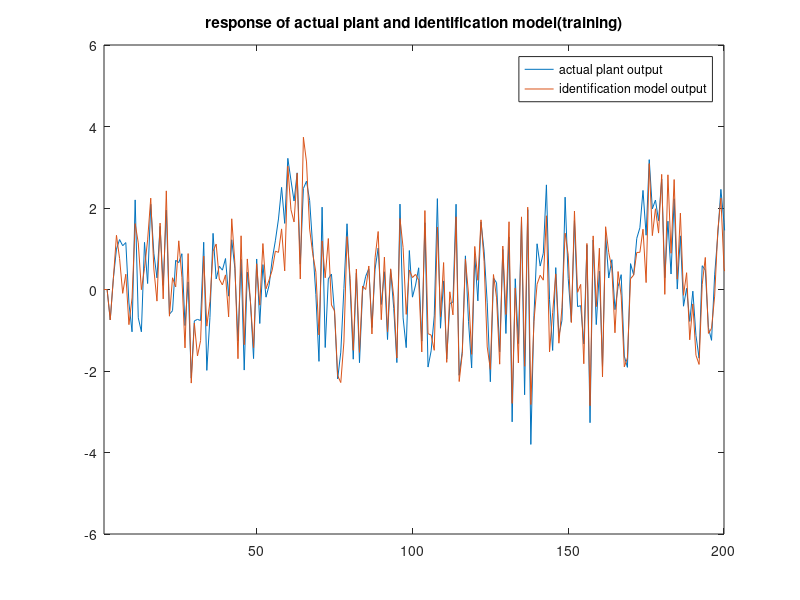
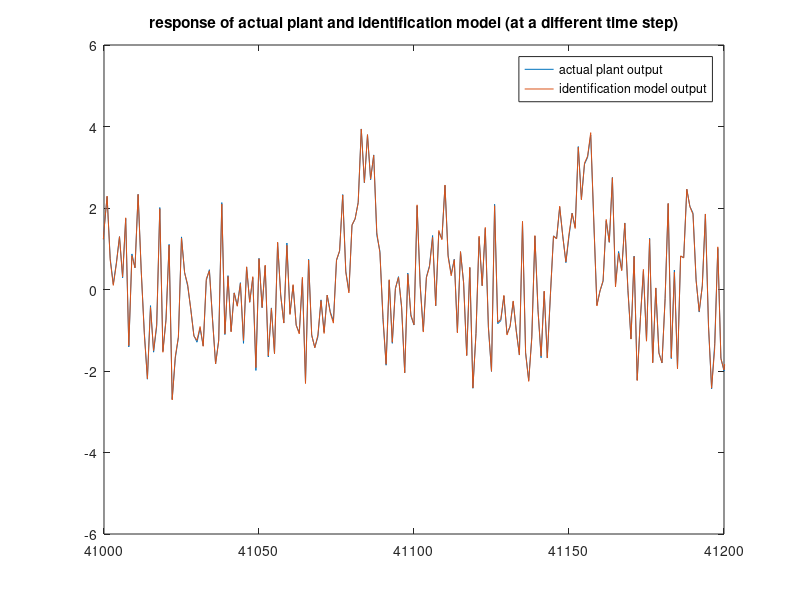
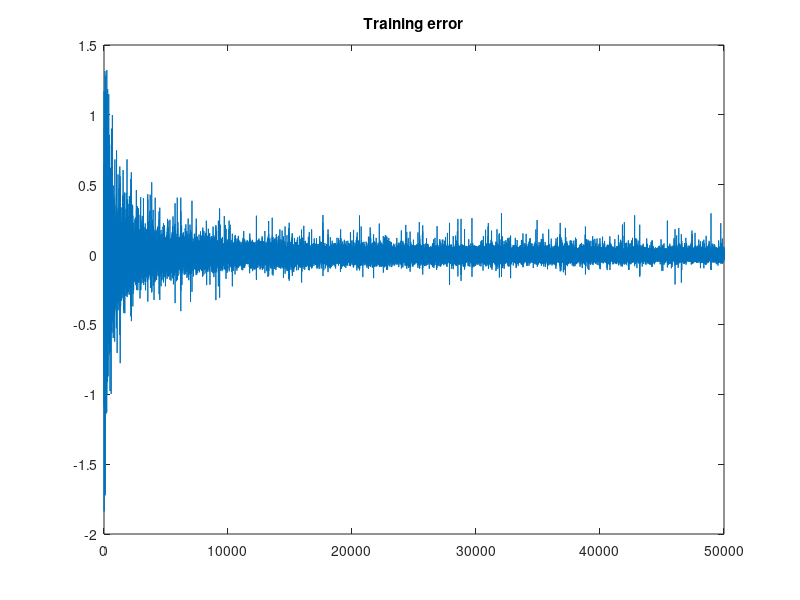
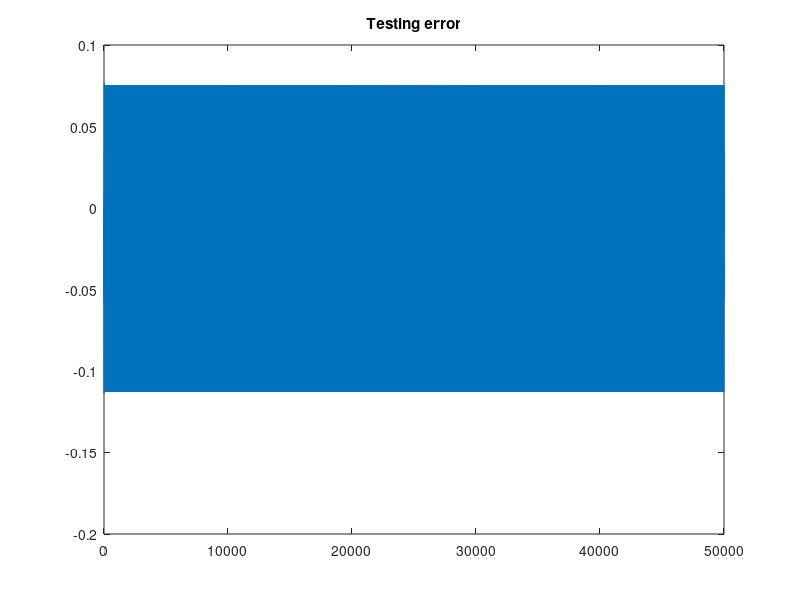

These figures' MATLAB source, in order:
clc;clear;

k=[1:50000];
f=@(x,y)(x*y*(x+2.5)/(1+x^2+y^2));
difftanh=@(x)(sech(x).^2);

NNclass=[2 50 1];
in=NNclass(1);n1=NNclass(2);out=NNclass(3);

W1=randn(in+1,n1);
W2=zeros(n1+1,out);

eta=0.01;          

yp=[0 0 zeros(1,length(k))];                  
yphat=[0 0 zeros(1,length(k))];

u=(-2+4*rand(1,length(k)+2));
error_train=zeros(1,length(k));
for i=3:length(k)+2
    yp(i)=f(yp(i-1),yp(i-2))+u(i-1);
   
    A1=[1 yp(i-1) yp(i-2)]*W1;
    y1=tanh(A1);
    A2=[1 y1]*W2;
    N=A2;
    
    yphat(i)=N+u(i-1);
    e=-(yphat(i)-yp(i));
    
    del2=e;
    del1=difftanh(A1).*(del2*W2(2:end,:)');
    Jw2=[1 y1]'*del2; 
    Jw1=[1 yp(i-1) yp(i-2)]'*del1;
    
    W2=W2+eta*Jw2;
    W1=W1+eta*Jw1;
    error_train(i-2)=e;
end
%%{
plot(yp)
hold on
plot(yphat)
xlim([1 200])
title('response of actual plant and identification model(training)');
legend('actual plant output','identification model output');
%saveas(gcf,'C:/Users/tarun/Documents/id/figs/ex2/bpa1/train1.png')
%%
%plot different time step
figure;
plot(yp)
hold on;
plot(yphat)
xlim([41000 41200])
title('response of actual plant and identification model (at a different time step)');
legend('actual plant output','identification model output');
%saveas(gcf,'C:/Users/tarun/Documents/id/figs/ex2/bpa1/train2.png')
%%
%Performance Measure
figure;
plot(error_train)
title('Training error')
%}
rmse1=rms(error_train(1:10000));
rmse2=rms(error_train(10001:end));
%rmstrain1(q)=rmse1;
%rmstrain2(q)=rmse2;
%%{
fprintf('Training RMS error 1 = %f\n',rmse1);
fprintf('Training RMS error 2 = %f\n\n',rmse2);
disp('Variance Accounted For (training)');
%}
VAF=(1-var(yp-yphat)/var(yp))*100;
%VAFtrain(q)=VAF;
%%{
disp(VAF);
%saveas(gcf,'C:/Users/tarun/Documents/id/figs/ex2/bpa1/error_train.png')
%%
%saving weights and biases
save('WeightsH1_NP90_ex2b_one_layer','W1','W2');
disp('saved');
%%
clear;
%loading weights and biases
load('WeightsH1_NP90_ex2b_one_layer');
disp('loaded');
%%
%}
k=1:50000;
f=@(x,y)(x*y*(x+2.5)/(1+x^2+y^2));
difftanh=@(x)(sech(x));

b=normrnd(0,2,1,1);
a=normrnd(0,2,1,1);
yp=[b a zeros(1,length(k))];                  
yphat=[b a zeros(1,length(k))];
error_test=zeros(1,length(k));
for i=3:length(k)+2
    u=sin(2*pi*(i-3)/25);   
    yp(i)=f(yp(i-1),yp(i-2))+u;
    
    A1=[1 yphat(i-1) yphat(i-2)]*W1;
    y1=tanh(A1);
    A2=[1 y1]*W2;
    N=A2;
    
    yphat(i)=N+u;
    e=-(yphat(i)-yp(i));
    error_test(i-2)=e;
end
%%
%Performance Measures
%%{
figure;
plot(error_test)
title('Testing error');
%}
rmse1=rms(error_test(1:1000));
rmse2=rms(error_test(1001:end));
%rmstest1(q)=rmse1;
%rmstest2(q)=rmse2;
%%{
fprintf('Testing RMS error 1 = %f\n',rmse1);
fprintf('Testing RMS error 2 = %f\n\n',rmse2);
disp('Variance Accounted For (testing)');
%}
VAF=(1-var(yp-yphat)/var(yp))*100;
%VAFtest(q)=VAF;
%%{
disp(VAF);
%saveas(gcf,'C:/Users/tarun/Documents/id/figs/ex2/bpa1/error_test.png')
%%
figure;
plot(yp);
hold on;
plot(yphat);
xlim([1 100])
title('response of actual plant and identified model to a different input(testing)')
legend('actual plant output','identification model output');
%saveas(gcf,'C:/Users/tarun/Documents/id/figs/ex2/bpa1/test.png')
%}
%{
end
%%
avgrmstrain1=mean(rmstrain1)
avgrmstrain2=mean(rmstrain2)
avgrmstest1=mean(rmstest1)
avgrmstest2=mean(rmstest2)
avgVAFtrain=mean(VAFtrain)
avgVAFtest=mean(VAFtest)
%}